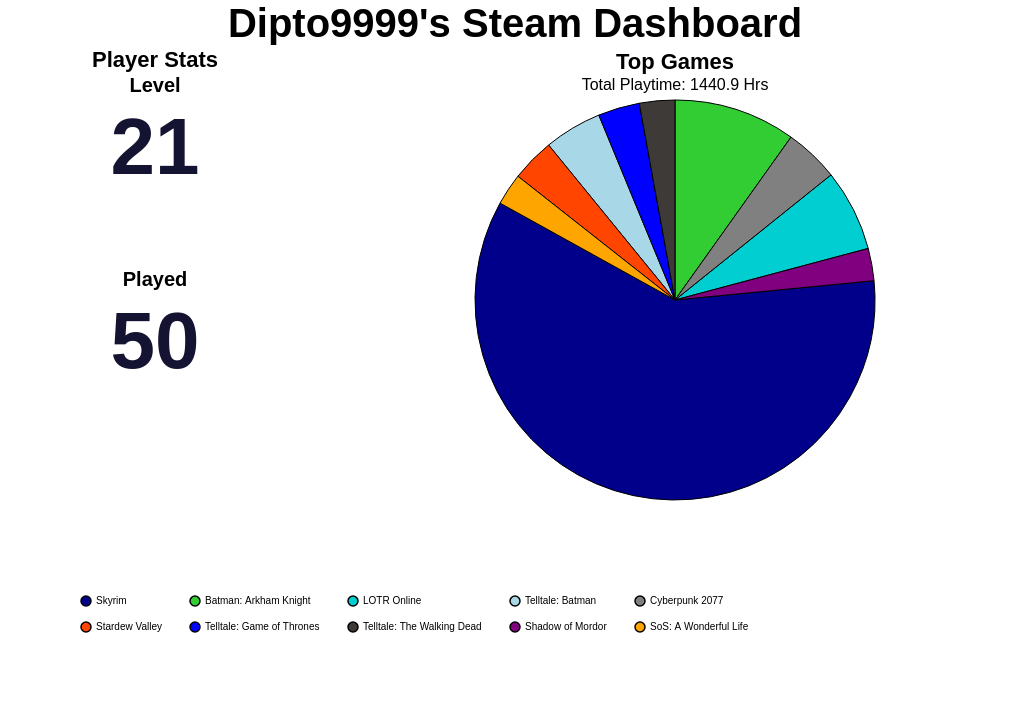

The Vega-Lite source for this figure:
### Vega-Lite specification from a JSON file in a GitHub repository (floating-point values rounded to 4 significant figures)
{"background": null, "config": {"view": {"continuousWidth": 300, "continuousHeight": 300, "strokeOpacity": 0, "strokeWidth": 1.5}, "axis": {"labelFontSize": 12, "titleFontSize": 16}, "legend": {"labelFontSize": 12, "titleFontSize": 16}}, "hconcat": [{"vconcat": [{"data": {"name": "data-ce2f25787bade8ca3fba4cb14335a451"}, "mark": {"type": "text", "align": "center", "baseline": "middle", "color": "#141331", "fontSize": 80, "fontWeight": "bold"}, "encoding": {"text": {"field": "Value", "type": "quantitative"}, "x": {"axis": null, "field": "Metric", "type": "nominal"}, "y": {"value": 50}}, "height": 150, "title": {"text": "Level", "anchor": "middle", "fontSize": 20}, "width": 300}, {"data": {"name": "data-92b892d679d5fbeaa0a56e1238c7fc12"}, "mark": {"type": "text", "align": "center", "baseline": "middle", "color": "#141331", "fontSize": 80, "fontWeight": "bold"}, "encoding": {"text": {"field": "Value", "type": "quantitative"}, "x": {"axis": null, "field": "Metric", "type": "nominal"}, "y": {"value": 50}}, "height": 150, "title": {"text": "Played", "anchor": "middle", "fontSize": 20}, "width": 300}], "title": {"text": "Player Stats", "anchor": "middle", "fontSize": 22}}, {"data": {"name": "data-b2da6c3eee8efb20e4c0e498a7d77a12"}, "mark": {"type": "arc", "stroke": "black", "strokeWidth": 1}, "encoding": {"color": {"field": "name", "legend": {"columnPadding": 25, "columns": 5, "direction": "horizontal", "labelFontSize": 10, "orient": "bottom", "padding": 75, "rowPadding": 10, "title": "", "titleAlign": "center", "titleFontSize": 16}, "scale": {"range": ["#00008B", "#32CD32", "#00CED1", "#A8D7E7", "#808080", "#FF4500", "#0000FF", "#3D3A38", "#800080", "#FFA500", "#006400", "#8B0000", "#FFD700", "#4682B4", "#2E8B57"]}, "sort": null, "type": "nominal"}, "theta": {"field": "playtime_percentage", "type": "quantitative"}, "tooltip": [{"field": "name", "title": "Game", "type": "nominal"}, {"field": "playtime_forever", "format": ".1f", "title": "Time (Hrs)", "type": "quantitative"}, {"field": "playtime_percentage", "format": ".2f", "title": "Playtime (%)", "type": "quantitative"}]}, "height": 400, "title": {"text": "Top Games", "anchor": "middle", "fontSize": 22, "subtitle": "Total Playtime: 1440.9 Hrs", "subtitleFontSize": 16}, "width": 700}], "padding": {"left": 250, "right": 250, "top": 0, "bottom": 0}, "title": {"text": "Dipto9999's Steam Dashboard", "anchor": "middle", "fontSize": 40}, "$schema": "https://vega.github.io/schema/vega-lite/v5.20.1.json", "datasets": {"data-ce2f25787bade8ca3fba4cb14335a451": [{"Metric": "Level", "Value": 21}], "data-92b892d679d5fbeaa0a56e1238c7fc12": [{"Metric": "Played", "Value": 50}], "data-b2da6c3eee8efb20e4c0e498a7d77a12": [{"name": "Skyrim", "playtime_forever": 845.3, "appid": 72850, "playtime_percentage": 59.59}, {"name": "Batman: Arkham Knight", "playtime_forever": 139.7, "appid": 208650, "playtime_percentage": 9.85}, {"name": "LOTR Online", "playtime_forever": 93.82, "appid": 212500, "playtime_percentage": 6.61}, {"name": "Telltale: Batman", "playtime_forever": 66.22, "appid": 498240, "playtime_percentage": 4.67}, {"name": "Cyberpunk 2077", "playtime_forever": 62.2, "appid": 1091500, "playtime_percentage": 4.39}, {"name": "Stardew Valley", "playtime_forever": 49.5, "appid": 413150, "playtime_percentage": 3.49}, {"name": "Telltale: Game of Thrones", "playtime_forever": 47.68, "appid": 330840, "playtime_percentage": 3.36}, {"name": "Telltale: The Walking Dead", "playtime_forever": 40.52, "appid": 207610, "playtime_percentage": 2.86}, {"name": "Shadow of Mordor", "playtime_forever": 37.05, "appid": 241930, "playtime_percentage": 2.61}, {"name": "SoS: A Wonderful Life", "playtime_forever": 36.47, "appid": 2111170, "playtime_percentage": 2.57}]}}
